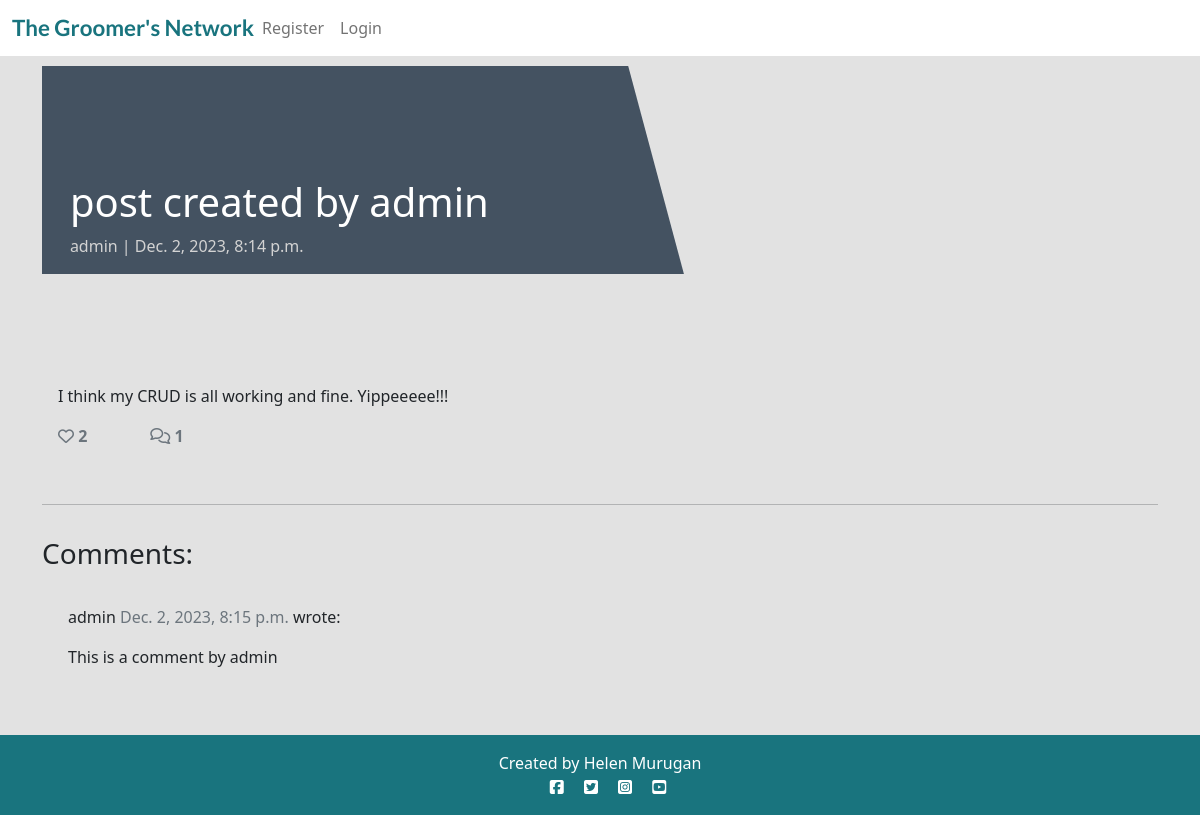
Screenshot of /posts/post-created-by-admin/ with the database file from the repository.
### post/models.py (models this page shows, shortened)
class Post(models.Model):
    title = models.CharField(
        max_length=200,
        verbose_name="Title",
        )
    slug = models.SlugField(
        max_length=200,
        unique=True
        )
    author = models.ForeignKey(
        User,
        on_delete=models.CASCADE,
        related_name="post_posts"
    )
    content = models.TextField(
        blank=True,
        null=True,
    )
    featured_image = CloudinaryField(
        'image',
        default='placeholder'
        )
    created_on = models.DateTimeField(
        auto_now_add=True
        )
    updated_on = models.DateTimeField(
        auto_now=True
        )
    likes = models.ManyToManyField(
        User,
        related_name='post_likes',
        blank=True,
        )
    class Meta:
        ordering = ["-created_on"]
    def number_of_likes(self):
        return self.likes.count()

class Comment(models.Model):
    post = models.ForeignKey(
        Post,
        on_delete=models.CASCADE,
        related_name="comments"
        )
    name = models.CharField(
        blank=True,
        null=True,
        max_length=80
        )
    author = models.ForeignKey(
        User,
        on_delete=models.CASCADE,
        related_name="post_comment"
        )
    body = models.TextField()
    created_on = models.DateTimeField(
        auto_now_add=True
    )
    approved = models.BooleanField(default=True)
    class Meta:
        ordering = ["created_on"]

### post/views.py (the view, shortened to what this page needs)
# urls.py: path('<slug:slug>/', views.PostDetail.as_view(), name='post_detail'),
class PostDetail(View):
    def get(self, request, slug, *args, **kwargs):
        queryset = Post.objects
        post = get_object_or_404(queryset, slug=slug)
        comments = post.comments.filter(approved=True).order_by("-created_on")
        liked = False
        if post.likes.filter(id=self.request.user.id).exists():
            liked = True
        return render(
            request,
            "post_detail.html",
            {
                "post": post,
                "comments": comments,
                "liked": liked,
                "comment_form": CommentForm(),
            },
        )

### templates/post_detail.html (shortened to what this page needs)
{% extends 'base.html' %}
{% block content %}
{% load crispy_forms_tags %}
<div class="masthead">
    <div class="container">
        <div class="row g-0">
            <div class="col-md-6 masthead-text">
                <h1 class="post-title">{{ post.title }}</h1>
                <p class="post-subtitle">{{ post.author }} | {{ post.created_on }}</p>
            </div>
            <div class="d-none d-md-block col-md-6 masthead-image">
            </div>
        </div>
    </div>
</div>
<div class="container">
    <div class="row">
        <div class="col card mb-4  mt-3 left  top">
            <div class="card-body">
                <p class="card-text ">
                    {{ post.content | safe }}
                </p>
                <div class="row">
                    <div class="col-1">
                        <strong>
                            {% if user.is_authenticated %}
                            <form class="d-inline" action="{% url 'post_like' post.slug %}" method="POST">
                                {% csrf_token %}
                                {% if liked %}
                                <button type="submit" name="post_id" value="{{post.slug}}" class="btn-like"><i class="fas fa-heart"></i></button>
                                {% else %}
                                <button type="submit" name="post_id" value="{{post.slug}}" class="btn-like"><i class="far fa-heart"></i></button>
                                {% endif %}
                            </form>
                            {% else %}
                            <span class="text-secondary"><i class="far fa-heart"></i></span>
                            {% endif %}
                        <span class="text-secondary">{{ post.number_of_likes }} </span>
                        </strong>
                    </div>
                    <div class="col-1">
                        {% with comments.count as total_comments %}
                        <strong class="text-secondary"><i class="far fa-comments"></i>
                            {{ total_comments }}</strong>
                        {% endwith %}
                    </div>
                </div>
            </div>
        </div>
    </div>
    <div class="row">
        <div class="col">
            <hr>
        </div>
    </div>
    <div class="row">
        <div class="col-md-8 card mb-4  mt-3 ">
            <h3>Comments:</h3>
            <div class="card-body">
                {% for comment in comments %}
                <div class="comments" style="padding: 10px;">
                    <p class="font-weight-bold">
                        {{ comment.name }}
                        <span class=" text-muted font-weight-normal">
                            {{ comment.created_on }}
                        </span> wrote:
                    </p>
                    {{ comment.body | safe }}
                </div>
                {% endfor %}
            </div>
        </div>
        <div class="col-md-4 card mb-4  mt-3 ">
            <div class="card-body">
            </div>
        </div>
    </div>
</div>
{% endblock content %}

### static/css/style.css (style rules this page uses)
body { background-color: #F9FAFC; }
.main-bg { background-color: #E2E2E2; }
.card { border: none; background-color: transparent; }
.masthead { margin-top: 10px; overflow: hidden; position: relative; display: inline-block; height: 33vh; width: 100%; }
.masthead-text { background-color: #445261; color: white; position: relative; }
.masthead-image { position: relative; overflow: hidden; }
.masthead-image:after { content: ""; position: absolute; top: 0; right: 90%; height: 100%; width: 150%; background: #445261; -webkit-transform: skew(15deg); -moz-transform: skew(15deg); transform: skew(15deg); z-index: 100; }
.post-title { margin-top: 20%; margin-left: 5%; }
.post-subtitle { margin-left: 5%; color: lightgray; }

### rows the page displays
Post: title "post created by admin", author "admin", created_on "Dec. 2, 2023, 8:14 p.m.", content "I think my CRUD is all working and fine. Yippeeeee!!!", number_of_likes "2"
Comment: name "admin", created_on "Dec. 2, 2023, 8:15 p.m.", body "This is a comment by admin"

### other values shown
{{ total_comments }} "1"
